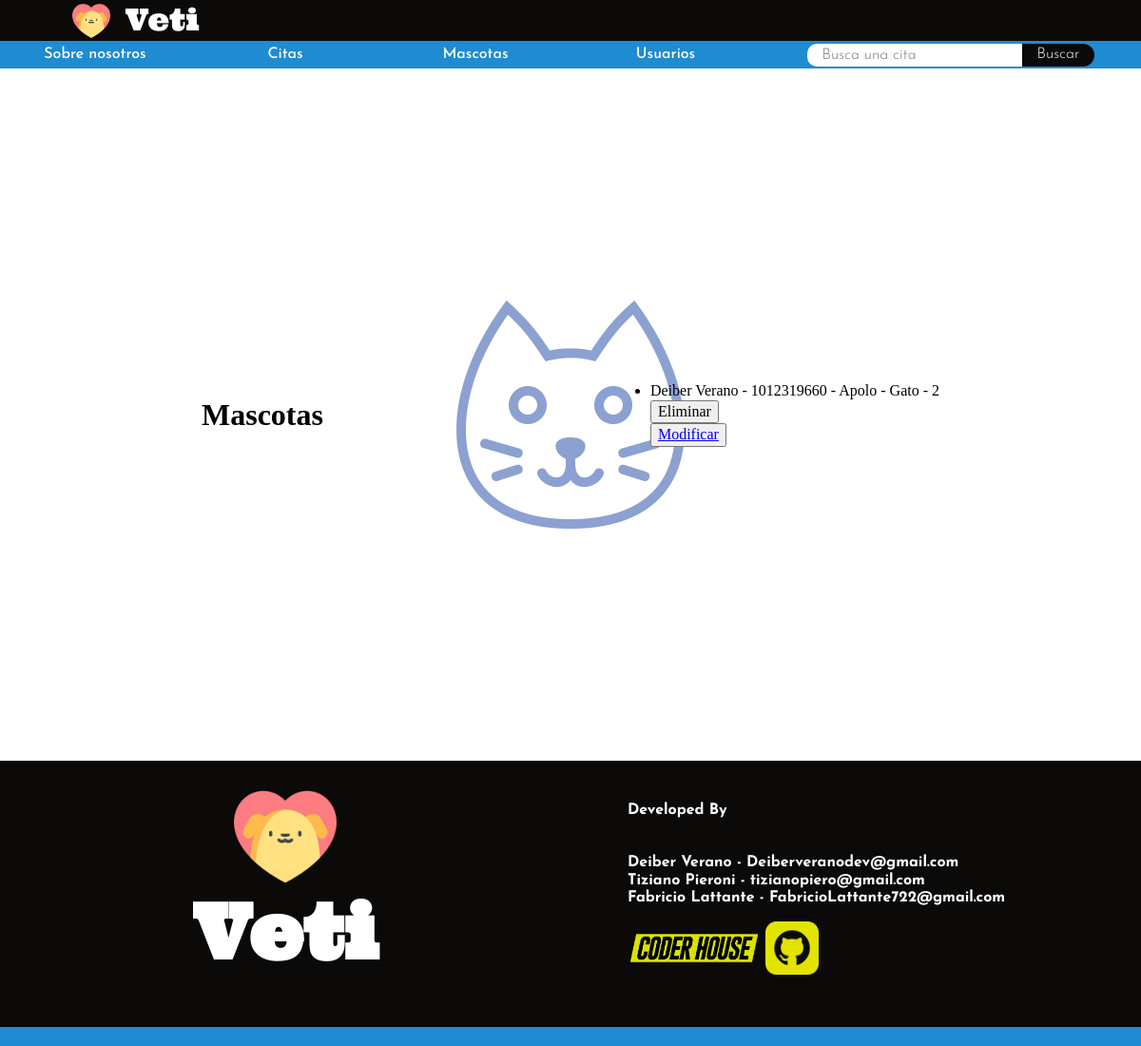
/veti/leer_mascotas/, run on an earlier commit of the app's database.
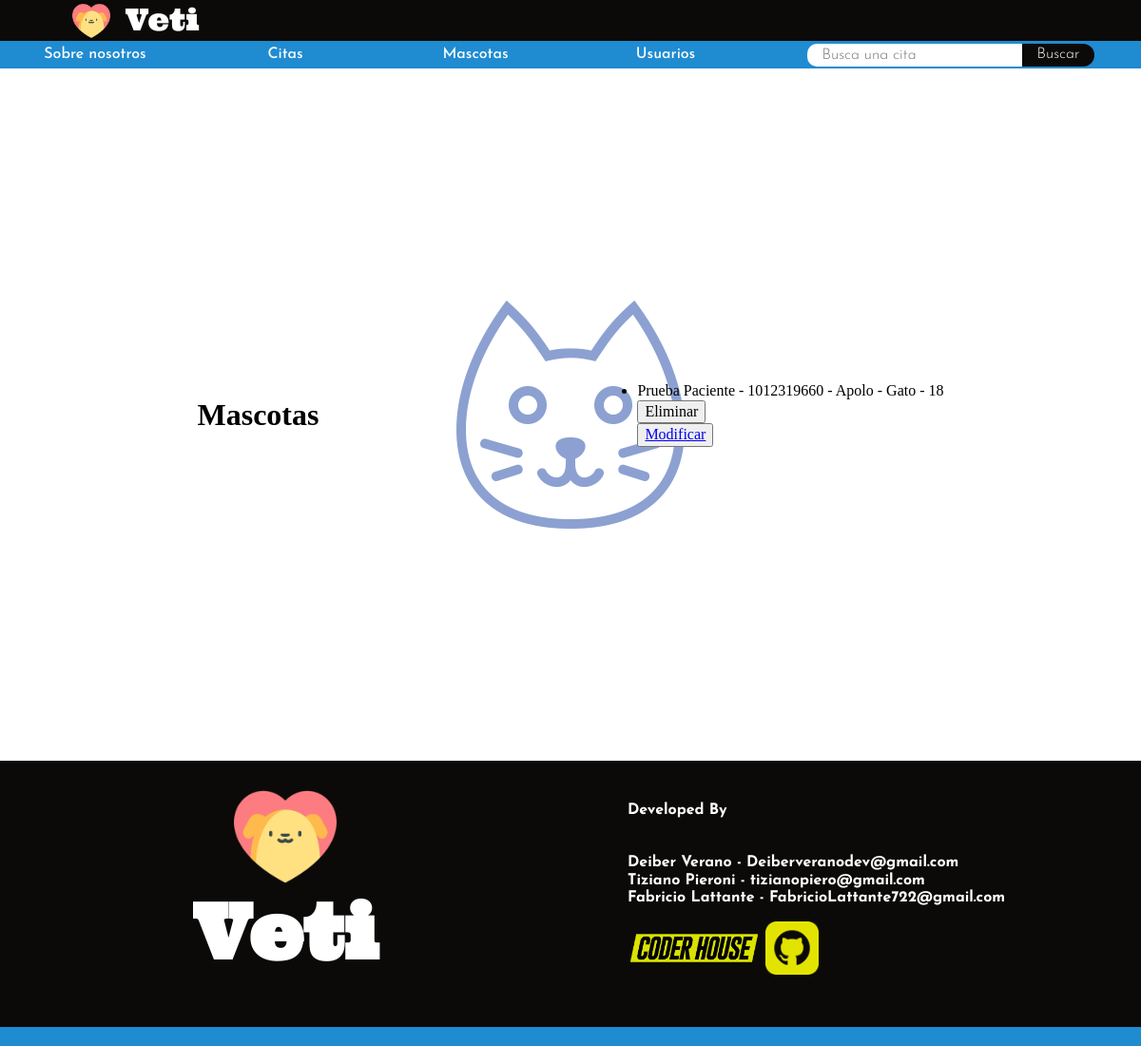
And on a later commit of the database.
### citas_usuarios/models.py (models this page shows)
class Mascota(models.Model):
    amo = models.ForeignKey(Persona,on_delete=models.CASCADE)
    nombre = models.CharField(max_length=20)
    tipo_animal = models.CharField(max_length=50)
    edad = models.IntegerField()
    def __str__(self):
        return f'{self.amo} - {self.nombre} - {self.tipo_animal} - {self.edad}'

class Persona(models.Model):
    cedula = models.IntegerField(primary_key=True)
    nombre = models.CharField(max_length=30)
    edad = models.IntegerField()
    rol = models.ForeignKey(Rol, on_delete=models.CASCADE)
    def __str__(self):
        return f'{self.nombre} - {self.cedula}'

### citas_usuarios/views.py (the view)
# urls.py: path('leer_mascotas/', leermascotas, name='leermascotas'),
def leermascotas(request):
    mascotas = Mascota.objects.all()
    contexto = {"mascotas": mascotas}
    return render(request, "lista_mascotas.html", contexto)

### citas_usuarios/templates/lista_mascotas.html
{% extends 'base.html' %}
{% load static %}
{% block bloqueSeccion %}
<h1>Mascotas</h1>
<ul>
    {% for m in mascotas %}
    <li>{{m}}</li>
    <div>
        <form action="{% url 'elimina_mascota' m.id %}" method="POST">{% csrf_token %}
           <button type="submit">Eliminar</button>
       </form>
       <button>
        <a href="{% url 'modifica_mascota' m.id %}">Modificar</a>
       </button>
   </div>
    {% endfor %}
</ul>
{% endblock bloqueSeccion %}

What changed in the data, as far as the page shows it:
changed Mascota: amo+nombre+tipo_animal "Deiber Verano - 1012319660 - Apolo - Gato - 2" → "Prueba Paciente - 1012319660 - Apolo - Gato - 18"
